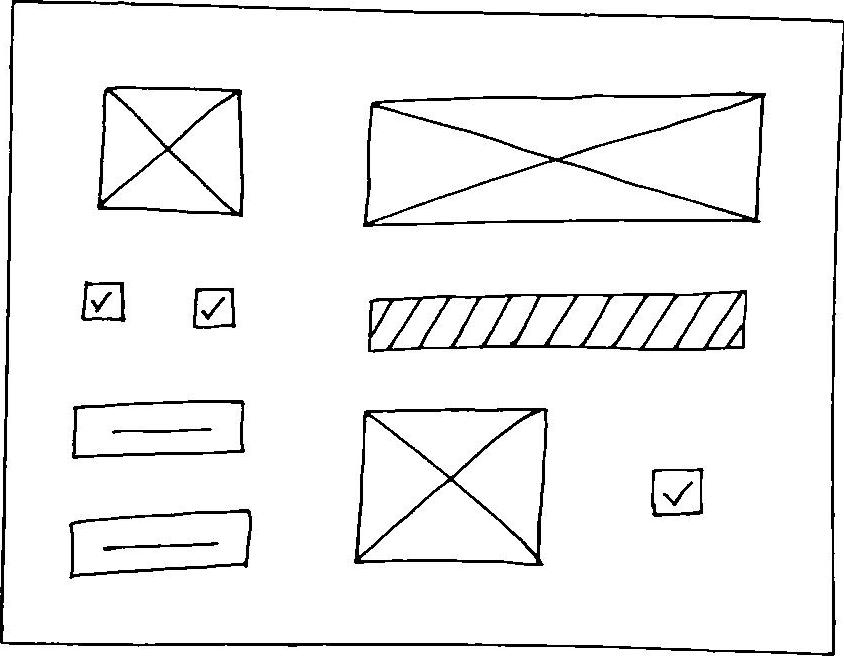
#> input picture 8thSemProject/samples/0.jpg, 844 x 656 px, found by its file name; its folder holds only this picture in this run
$ jupyter execute --allow-errors Untitled.ipynb
#> lines starting #> are read from the running program, lines starting #| are printed output that depends on the picture; after the words box and inside, x2 and y2 are one past the last pixel; in counts of white or black regions, pixels touching at a corner belong together
[cell 1]
from pathlib import Path
import matplotlib.pyplot as plt
import numpy as np
from sklearn import svm, metrics, datasets
from sklearn.utils import Bunch
from sklearn.model_selection import GridSearchCV, train_test_split
import skimage
from skimage.io import imread
from skimage.transform import resize
import cv2
from PIL import Image
import os

[cell 2]
def load_image_files(container_path, dimension=(64, 64)):
    """
    Load image files with categories as subfolder names
    which performs like scikit-learn sample dataset

    Parameters
    ----------
    container_path : string or unicode
        Path to the main folder holding one subfolder per category
    dimension : tuple
        size to which image are adjusted to

    Returns
    -------
    Bunch
    """
    image_dir = Path(container_path)
    folders = [directory for directory in image_dir.iterdir() if directory.is_dir()]
    categories = [fo.name for fo in folders]

    descr = "A image classification dataset"
    images = []
    flat_data = []
    target = []
    for i, direc in enumerate(folders):
        for file in direc.iterdir():
            img = skimage.io.imread(file)
            img_resized = resize(img, dimension, anti_aliasing=True, mode='reflect')
            flat_data.append(img_resized.flatten())
            images.append(img_resized)
            target.append(i)
    flat_data = np.array(flat_data)
    target = np.array(target)
    images = np.array(images)

    return Bunch(data=flat_data,
                 target=target,
                 target_names=categories,
                 images=images,
                 DESCR=descr)

#> (a cell that did not finish here is left out)

#> (a cell that did not finish here is left out)

[cell 5]
param_grid = [
  {'C': [1, 10, 100, 1000], 'kernel': ['linear']},
  {'C': [1, 10, 100, 1000], 'gamma': [0.001, 0.0001], 'kernel': ['rbf']},
 ]
svc = svm.SVC()
clf = GridSearchCV(svc, param_grid)
#> (the rest of this cell did not finish here and is left out)

#> (a cell that did not finish here is left out)

#> (a cell that did not finish here is left out)

#> (a cell that did not finish here is left out)

[cell 9]
def image_process(image):


        hsv_image = cv2.imread(image, 1)  # pretend its HSV
#> hsv_image is the input picture: shape (656, 844, 3); min 0, max 255, mean 241.1
        #noise_img = sp_noise(hsv_image,0.2)
        rgbimg = cv2.cvtColor(hsv_image, cv2.COLOR_HSV2RGB)
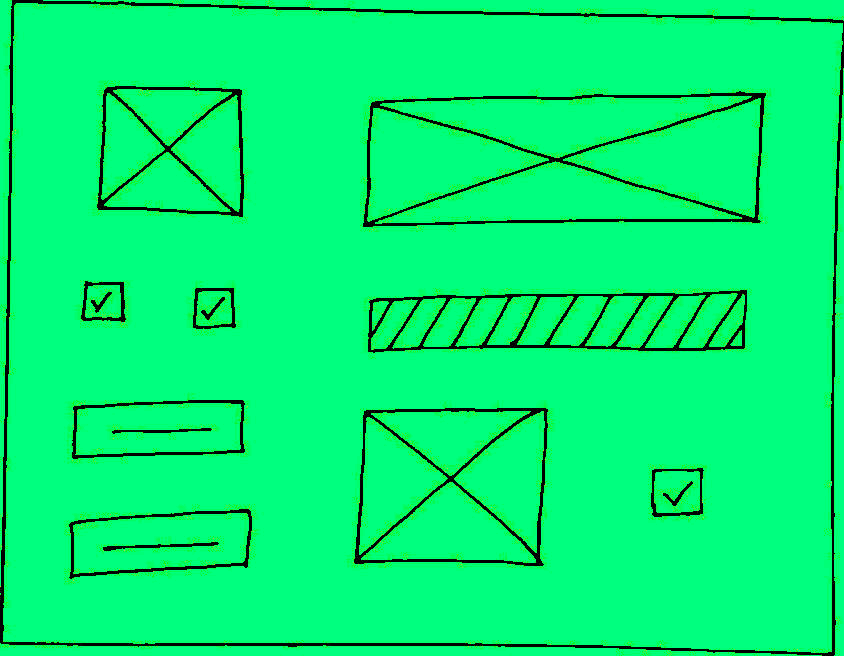
#> rgbimg: shape (656, 844, 3); mean R, G, B 1.1, 241, 116.2
        image_gray = cv2.cvtColor(rgbimg, cv2.COLOR_BGR2GRAY)
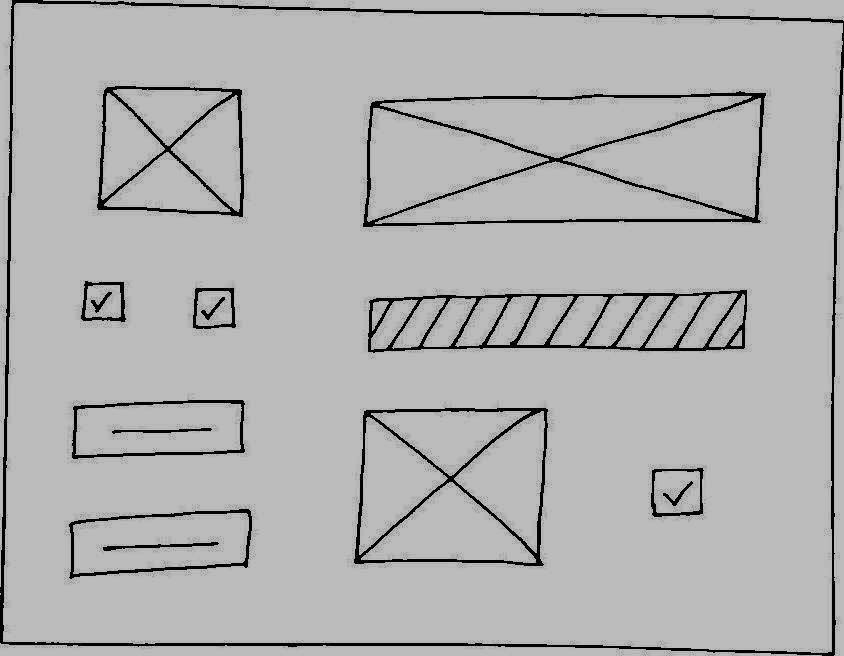
#> image_gray: shape (656, 844); min 0, max 188, mean 176.7
        _, threshold = cv2.threshold(image_gray, 127, 255, 0)
#> threshold: shape (656, 844); 94.7% white; 16 black regions (1 under 20 px)
        plt.imshow(image_gray, cmap='gray')

        contours, hierarchy = cv2.findContours(
            threshold, cv2.RETR_LIST, cv2.CHAIN_APPROX_SIMPLE)
#> contours = 53 contours, 3 with area under 20; largest, box (x1, y1, x2, y2) and area: (3, 3, 843, 653) 520384, (362, 90, 767, 228) 50590, (353, 407, 549, 567) 28752, (367, 289, 748, 354) 21174, (96, 85, 246, 218) 17970

        left_arr = []
        right_arr = []
        top_arr = []
        bottom_arr = []

        for cnt in contours:
            leftmost = tuple(cnt[cnt[:, :, 0].argmin()][0])
            rightmost = tuple(cnt[cnt[:, :, 0].argmax()][0])
            topmost = tuple(cnt[cnt[:, :, 1].argmin()][0])
            bottommost = tuple(cnt[cnt[:, :, 1].argmax()][0])
            left_arr.append(leftmost)
            right_arr.append(rightmost)
            top_arr.append(topmost)
            bottom_arr.append(bottommost)
#> this loop made 53 passes
#> (leftmost, rightmost, topmost, bottommost) on passes 3, 4, 5, 6, 7, 8, 10, 11, 12, 13, 14, 15: ((102, 549), (219, 543), (211, 541), (110, 551)), ((73, 525), (248, 530), (227, 513), (73, 573)), ((68, 577), (252, 516), (239, 508), (71, 579)), ((361, 558), (535, 562), (449, 482), (523, 562)), ((662, 495), (693, 482), (691, 480), (675, 506)), ((654, 481), (699, 509), (662, 471), (657, 512)), ((650, 506), (704, 470), (697, 467), (661, 517)), ((111, 432), (212, 429), (201, 427), (114, 434)), ((359, 545), (447, 478), (367, 417), (359, 554)), ((454, 478), (544, 427), (541, 411), (535, 552)), ((371, 413), (530, 411), (441, 411), (449, 475)), ((353, 562), (548, 409), (445, 407), (542, 566))
#> (rightmost, topmost, bottommost) on passes 1, 16, 53: ((821, 655), (0, 643), (0, 655)), ((241, 410), (183, 403), (75, 454)), ((11, 8), (0, 0), (0, 586))
#> after the loop, bottom_arr = 53 pairs, first value 0 to 843, second value 14 to 655; left_arr = 53 pairs, first value 0 to 834, second value 0 to 643; right_arr = 53 pairs, first value 0 to 843, second value 8 to 655; top_arr = 53 pairs, first value 0 to 843, second value 0 to 643

        left_arr.sort()
        right_arr.sort(reverse=True)
        top_arr.sort(key=lambda x: x[1])
        bottom_arr.sort(reverse=True, key=lambda x: x[1])

        left_arr.pop(0)
        right_arr.pop(0)
        top_arr.pop(0)
        bottom_arr.pop(0)

        advanced_coords = (left_arr[0][0]-10, top_arr[0]
                           [1]-10, right_arr[0][0]+10, bottom_arr[0][1]+10)
#> advanced_coords = (-10, -10, 853, 665)
        im = Image.open(image)
        im1 = im.crop(advanced_coords)
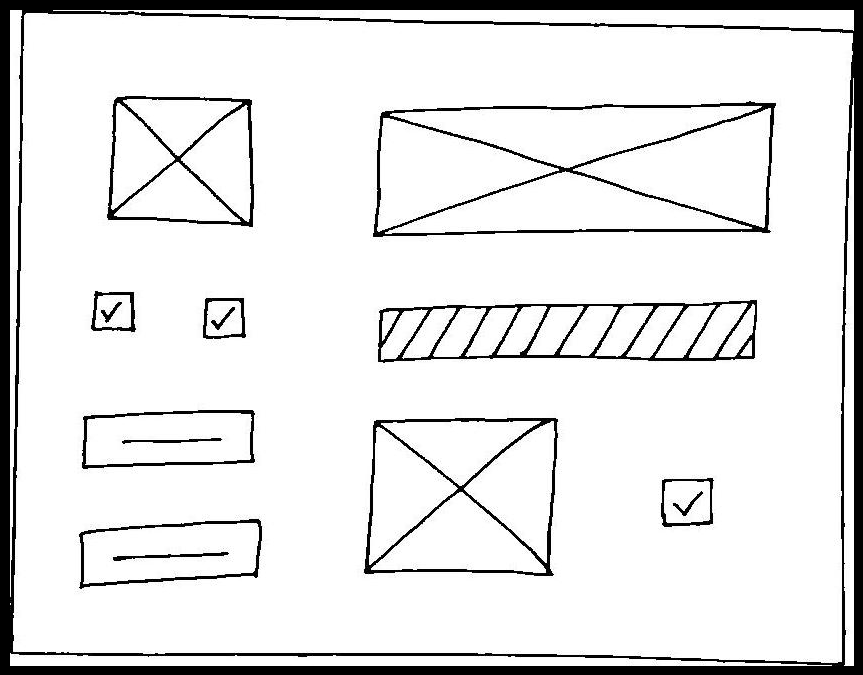
#> im1: PIL image 863x675 L; min 0, max 255, mean 229.1
        newsize = (200, 200)
        im1 = im1.resize(newsize)
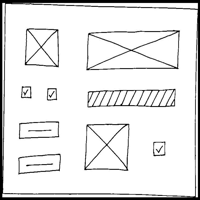
#> im1: PIL image 200x200 L; min 0, max 255, mean 228.7
        os.remove(image)
        im1.save(image)

[cell 10]
dimension = (64,64)
samp_data=[]
file_name= []
mapper = {0:"Checkbox",1:"Image",2:"Input"}
for file in os.listdir("C:\\Users\\mayan\\Desktop\\Test\\8thSemProject\\samples"):
    image_process("C:\\Users\\mayan\\Desktop\\Test\\8thSemProject\\samples\\"+file)
    img = skimage.io.imread("C:\\Users\\mayan\\Desktop\\Test\\8thSemProject\\samples\\"+file)
#> img: shape (200, 200); min 0, max 255, mean 228.1
    img_resized = resize(img, dimension, anti_aliasing=True, mode='reflect')
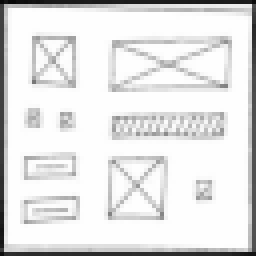
#> img_resized: shape (64, 64) float64 (shown 4 times larger); min 0.0299, max 1, mean 0.894
    samp_data.append(img_resized.flatten())
    file_name.append(file)
